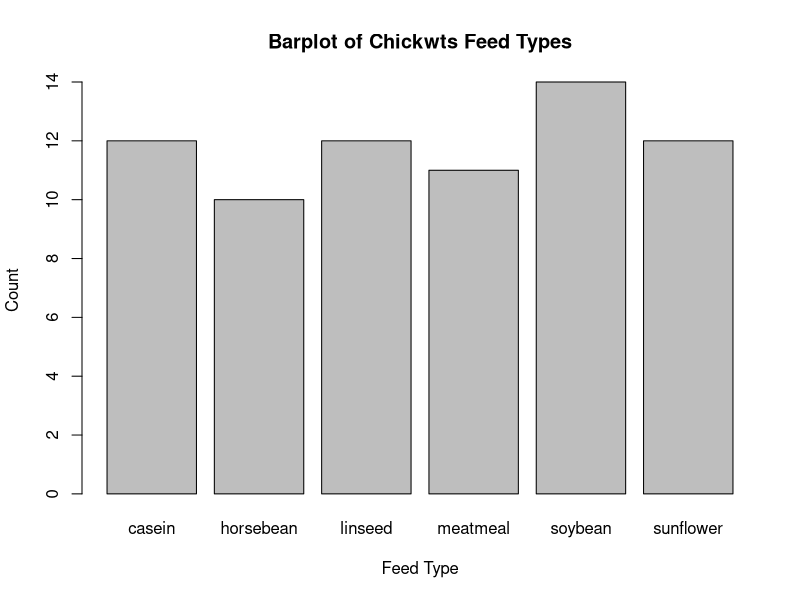

Write R code to recreate this figure.
# Load chickwts dataset
data("chickwts")

# Calculate the counts of each feed type
feed_counts <- table(chickwts$feed)

# Set font family to mono
par(family = "mono")

# Generate a boxplot
png("barplot_chickwts.png")  # Save the plot as a PNG file
barplot(feed_counts, main = "Barplot of Chickwts Feed Types", xlab = "Feed Type", ylab = "Count")
dev.off()  # Close the PNG device

